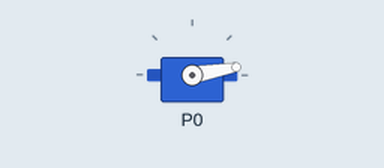
The program below on a simulated BBC micro:bit (MakeCode). Shown: servo.

Above: at 0.05 s.
At 1.2 s:
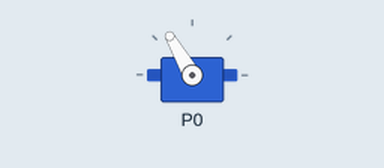
At 2.35 s:
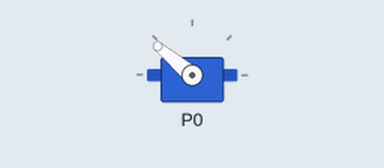
At 4.7 s:
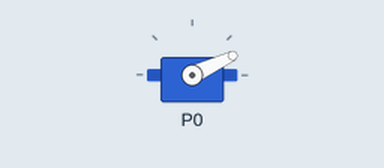
Timing chart, 0 to 6.5 s (numbered marks = the images above):
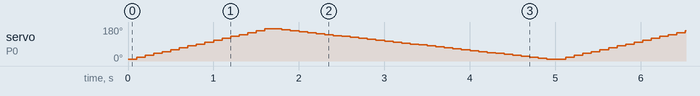

The program:

main.ts
```typescript
let angle = 0
let anglew = 0
servos.P0.setRange(10, 170)
basic.forever(function on_forever() {

    for (let index = 0; index < 17; index++) {
        anglew = index * 10 + 10
        servos.P0.setAngle(anglew)
        basic.pause(100)
    }
    for (let index2 = 0; index2 < 33; index2++) {
        angle = anglew - index2 * 5
        servos.P0.setAngle(angle)
        basic.pause(100)
    }
})
```

test.ts
```typescript
// les tests vont ici ; cela ne sera pas compilé si ce paquet est utilisé en tant qu'extension.
```
